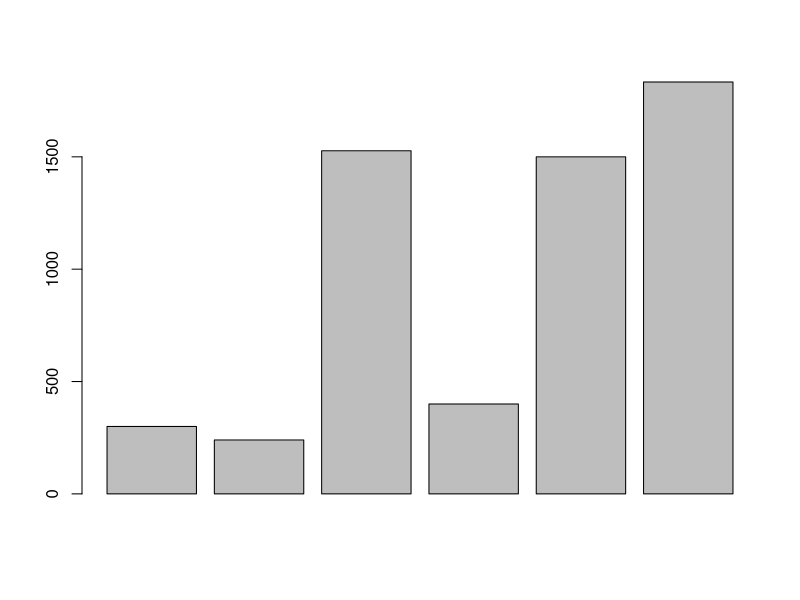
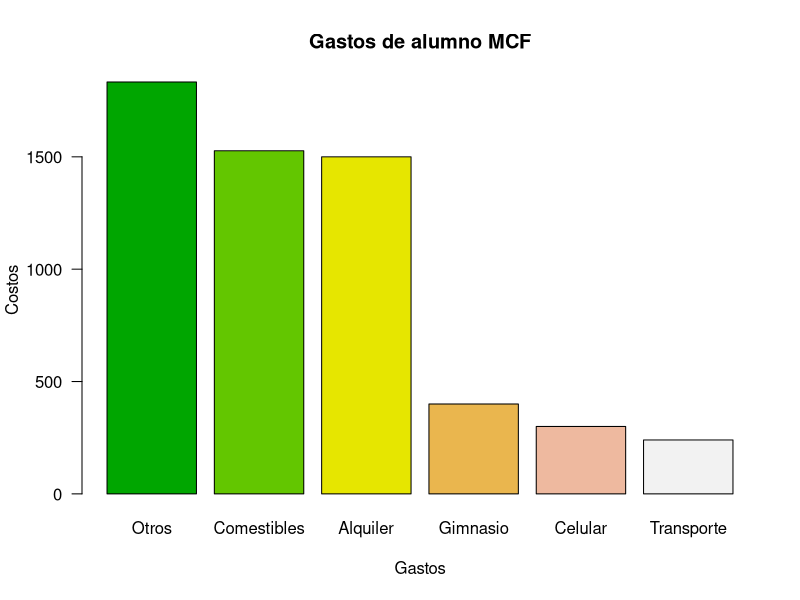

Write R code to recreate these figures, in order.
# LABORATORIO 1: Empezar con R y RStudio
# Materia: Analisis Estadisticos

# Alumno: Jairo Alberto Leal Gómez 
# Matricula: 1723093

# PARTE 1 R y RStuido

# Primer contacto con la consola de R

# Situacion: considere las facturas mensuales de un estudiantes universitaria de la MCF: telefono celular $300, transporte $240, comestibles $1527, gimnasio $400, alquiler $1500, otros $1833. Calcule los gastos totales del estudiante.

# Gastos totales

300 + 240 + 1527 + 400 + 1500 + 1833

# Crear un objeto llamado "celular" para los gastos de facturacion de telefonia celular, despues inspeccciona el objeto creado.

celular <- 300
celular

# Crear un objeto para cada gasto del alumno

transporte <- 240
transporte

comestibles <- 1527
comestibles

gimnasio <- 400
gimnasio

alquiler <- 1500
alquiler

otros <- 1833
otros

# Ahora que tiene todas las variables, cree un objeto total con la suma de los gastos

gastos_totales <- celular + transporte + comestibles + gimnasio + alquiler + otros
gastos_totales

# Suponiendo que la estudiante tiene los mismos gastos todos los meses, ¿cuanto gastaria durante un semestre escolar? (suponga que el semestre implica cinco meses)

gastos_semestre <- (gastos_totales*5)
gastos_semestre

# ¿Cuanto gastaria el estudiante durante un año escolar? (suponga que el año academico es de 10 meses)

gastos_año_escolar <- (gastos_semestre*2)
gastos_año_escolar

# Autoevaluacion: Toma los objetos creados de la estudiantes (i.e variables)transporte,comestibles,gimnasio,alquileryotrosy escribamos dentro de la función de combinación c() para crear un vectorllamadogastos:

gastos <- c(celular, transporte, comestibles, gimnasio, alquiler, otros)
gastos

gastos_variables <- c('Otros', 'Comestibles', 'Alquiler', 'Gimnasio', 'Celular', 'Transporte')

barplot(gastos)

sort(gastos, decreasing = TRUE)

barplot(sort(gastos, decreasing = TRUE), names.arg = gastos_variables,
        xlab = "Gastos", ylab = "Costos", col = terrain.colors(6), main = "Gastos de alumno MCF", las = 1)
        
# PARTE 2

# Identifique el tipo de variable (cualitativa o cuantitativa) para la lista de preguntas de una encuestaaplicada a estudiantes universitarios en una clase de estadística:

# Nombre de estudiante <- cualitativa
# Fecha de nacimiento (p. Ej., 21/10/1995). <- cuantitativa
# Edad (en años). <- cuantitativa
# Dirección de casa (por ejemplo, 1234 Ave. Alamo). <- cualitativa
# Número de teléfono (por ejemplo, 510-123-4567). <- cualitativa
# Área principal de estudio. <- cuantitativa 
# Grado de año universitario: primer año, segundo año, tercer año, último año. <- cuantitativa
# Puntaje en la prueba de mitad de período (basado en 100 puntos posibles). <- cuantitativa
# Calificación general: A, B, C, D, F. <- cuantitativa
# Tiempo (en minutos) para completar la prueba final de MCF 2023. <- cuantitativa
# Numero de hermanos. <- cuantitativa


# Problema 2

# Elija un objeto (cualquier objeto, por ejemplo, animales, plantas, países, instituciones, etc.) y ob-tenga una lista de 14 variables: 7 cuantitativas y 7 categóricas.

# Institucion: CONAFOR

# Variables cuantitativas: 1) Número de Gerencias Nacionales, 2) Número de Promotorias estatales en México, 3) Número de Promotorias locales en México, 4) Empleados trabajando oficinas centrales, 5) Vehiculos oficiales operando, 6) Brigadas Oficiales contra Incendios, 7) Apoyos otorgados en 2022
# Variables cualitativas: 1) Grado de satistaccion laboral a nivel nacional, 2) Nivel academico de los empleados en oficinas centrales, 3) Puestos de trabajo, 4) Carreras profesionitas solicitadas para trabajar, 5) Marcas de Vehiculos Oficiales Operando, 6) Areas del sector forestal para solicitar apoyos, 7) Calidad de atencion publica en las Promotorias locales y estatales


# Problema 3:

# Considere una variable con valores numéricos que describen formas electrónicas de expresar opinio-nes personales: 1 = Twitter; 2 = correo electrónico; 3 = mensaje de texto; 4 = Facebook; 5 = blog.¿Es esta una variable cuantitativa o cualitativa? Explique.

# Es una variable cuantitativa, ya que enumera la cantidad de redes sociales que existen para expresar opiniones


# Problema 4:

# Para cada pregunta de investigación, (1) identifique a los individuos de interés (el grupo o grupos quese están estudiando), (2) identifique la (s) variable (s) (la característica sobre la que recopilaríamosdatos) y (3) determine si cada variable es categórico o cuantitativo.

# 1. ¿Cuál es la cantidad promedio de horas que los estudiantes de universidades públicas trabajan cada semana?

## 1) Estudiantes 2) Promedio de horas que trabajan 3) cuantitativo

# 2. ¿Qué proporción de todos los estudiantes universitarios de México están inscritos en una universidad pública?

## 1) Estudiantes inscrtios en una universidad publica, 2) Numero o proporcion de estudiantes, 3) cuantitativo

# 3. En los universidades públicas, ¿las estudiantes femeninas tienen un promedio de CENEVAL más alto que los estudiantes varones?

## 1) Estudiantes ambos sexos 2) Promedio de ceneval, 3) Categorica

# 4. ¿Es más probable que los atletas universitarios reciban asesoramiento académico que los atletas no universitarios?

## 1) Atletas, 2) Asesoramiento academico, 3) Categorico

# 5. Si reuniéramos datos para responder a las preguntas de la investigación anterior, ¿qué datos podrían analizarse mediante un histograma? ¿Cómo lo sabes?.

## En el eje x seria atletas con y sin asesoramiento academico, y en el eje de la y seria la cantidad de atletas.

